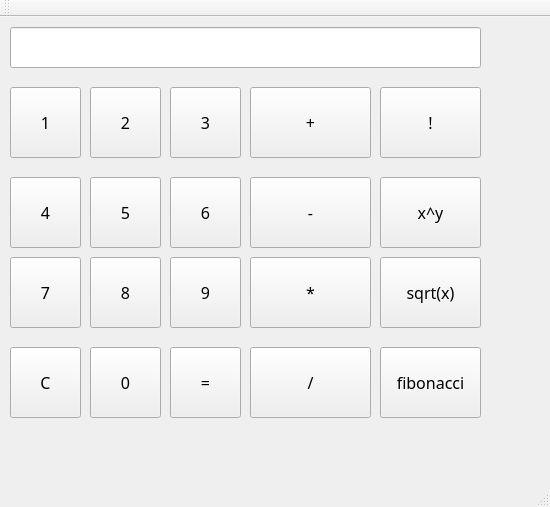
<?xml version="1.0" encoding="UTF-8"?>
<ui version="4.0">
 <class>MainWindow</class>
 <widget class="QMainWindow" name="MainWindow">
  <property name="geometry">
   <rect>
    <x>0</x>
    <y>0</y>
    <width>550</width>
    <height>507</height>
   </rect>
  </property>
  <property name="windowTitle">
   <string>MainWindow</string>
  </property>
  <widget class="QWidget" name="centralWidget">
   <widget class="QPushButton" name="pb1">
    <property name="geometry">
     <rect>
      <x>10</x>
      <y>70</y>
      <width>71</width>
      <height>71</height>
     </rect>
    </property>
    <property name="font">
     <font>
      <family>Square721 BT</family>
      <pointsize>12</pointsize>
     </font>
    </property>
    <property name="text">
     <string>1</string>
    </property>
   </widget>
   <widget class="QPushButton" name="pb2">
    <property name="geometry">
     <rect>
      <x>90</x>
      <y>70</y>
      <width>71</width>
      <height>71</height>
     </rect>
    </property>
    <property name="font">
     <font>
      <family>Square721 BT</family>
      <pointsize>12</pointsize>
     </font>
    </property>
    <property name="text">
     <string>2</string>
    </property>
   </widget>
   <widget class="QPushButton" name="pb3">
    <property name="geometry">
     <rect>
      <x>170</x>
      <y>70</y>
      <width>71</width>
      <height>71</height>
     </rect>
    </property>
    <property name="font">
     <font>
      <family>Square721 BT</family>
      <pointsize>12</pointsize>
     </font>
    </property>
    <property name="text">
     <string>3</string>
    </property>
   </widget>
   <widget class="QPushButton" name="pbdodaw">
    <property name="geometry">
     <rect>
      <x>250</x>
      <y>70</y>
      <width>121</width>
      <height>71</height>
     </rect>
    </property>
    <property name="font">
     <font>
      <family>Square721 BT</family>
      <pointsize>12</pointsize>
     </font>
    </property>
    <property name="text">
     <string>+</string>
    </property>
   </widget>
   <widget class="QPushButton" name="pbodejm">
    <property name="geometry">
     <rect>
      <x>250</x>
      <y>160</y>
      <width>121</width>
      <height>71</height>
     </rect>
    </property>
    <property name="font">
     <font>
      <family>Square721 BT</family>
      <pointsize>12</pointsize>
     </font>
    </property>
    <property name="text">
     <string>-</string>
    </property>
   </widget>
   <widget class="QPushButton" name="pb6">
    <property name="geometry">
     <rect>
      <x>170</x>
      <y>160</y>
      <width>71</width>
      <height>71</height>
     </rect>
    </property>
    <property name="font">
     <font>
      <family>Square721 BT</family>
      <pointsize>12</pointsize>
     </font>
    </property>
    <property name="text">
     <string>6</string>
    </property>
   </widget>
   <widget class="QPushButton" name="pb4">
    <property name="geometry">
     <rect>
      <x>10</x>
      <y>160</y>
      <width>71</width>
      <height>71</height>
     </rect>
    </property>
    <property name="font">
     <font>
      <family>Square721 BT</family>
      <pointsize>12</pointsize>
     </font>
    </property>
    <property name="text">
     <string>4</string>
    </property>
   </widget>
   <widget class="QPushButton" name="pb5">
    <property name="geometry">
     <rect>
      <x>90</x>
      <y>160</y>
      <width>71</width>
      <height>71</height>
     </rect>
    </property>
    <property name="font">
     <font>
      <family>Square721 BT</family>
      <pointsize>12</pointsize>
     </font>
    </property>
    <property name="text">
     <string>5</string>
    </property>
   </widget>
   <widget class="QPushButton" name="pbC">
    <property name="geometry">
     <rect>
      <x>10</x>
      <y>330</y>
      <width>71</width>
      <height>71</height>
     </rect>
    </property>
    <property name="font">
     <font>
      <family>Square721 BT</family>
      <pointsize>12</pointsize>
     </font>
    </property>
    <property name="text">
     <string>C</string>
    </property>
   </widget>
   <widget class="QPushButton" name="pbmnoz">
    <property name="geometry">
     <rect>
      <x>250</x>
      <y>240</y>
      <width>121</width>
      <height>71</height>
     </rect>
    </property>
    <property name="font">
     <font>
      <family>Square721 BT</family>
      <pointsize>12</pointsize>
     </font>
    </property>
    <property name="text">
     <string>*</string>
    </property>
   </widget>
   <widget class="QPushButton" name="pbwyn">
    <property name="geometry">
     <rect>
      <x>170</x>
      <y>330</y>
      <width>71</width>
      <height>71</height>
     </rect>
    </property>
    <property name="font">
     <font>
      <family>Square721 BT</family>
      <pointsize>12</pointsize>
     </font>
    </property>
    <property name="text">
     <string>=</string>
    </property>
   </widget>
   <widget class="QPushButton" name="pb9">
    <property name="geometry">
     <rect>
      <x>170</x>
      <y>240</y>
      <width>71</width>
      <height>71</height>
     </rect>
    </property>
    <property name="font">
     <font>
      <family>Square721 BT</family>
      <pointsize>12</pointsize>
     </font>
    </property>
    <property name="text">
     <string>9</string>
    </property>
   </widget>
   <widget class="QPushButton" name="pb0">
    <property name="geometry">
     <rect>
      <x>90</x>
      <y>330</y>
      <width>71</width>
      <height>71</height>
     </rect>
    </property>
    <property name="font">
     <font>
      <family>Square721 BT</family>
      <pointsize>12</pointsize>
     </font>
    </property>
    <property name="text">
     <string>0</string>
    </property>
   </widget>
   <widget class="QPushButton" name="pbdziel">
    <property name="geometry">
     <rect>
      <x>250</x>
      <y>330</y>
      <width>121</width>
      <height>71</height>
     </rect>
    </property>
    <property name="font">
     <font>
      <family>Square721 BT</family>
      <pointsize>12</pointsize>
     </font>
    </property>
    <property name="text">
     <string>/</string>
    </property>
   </widget>
   <widget class="QPushButton" name="pb7">
    <property name="geometry">
     <rect>
      <x>10</x>
      <y>240</y>
      <width>71</width>
      <height>71</height>
     </rect>
    </property>
    <property name="font">
     <font>
      <family>Square721 BT</family>
      <pointsize>12</pointsize>
     </font>
    </property>
    <property name="text">
     <string>7</string>
    </property>
   </widget>
   <widget class="QPushButton" name="pb8">
    <property name="geometry">
     <rect>
      <x>90</x>
      <y>240</y>
      <width>71</width>
      <height>71</height>
     </rect>
    </property>
    <property name="font">
     <font>
      <family>Square721 BT</family>
      <pointsize>12</pointsize>
     </font>
    </property>
    <property name="text">
     <string>8</string>
    </property>
   </widget>
   <widget class="QLineEdit" name="txtDisplay">
    <property name="geometry">
     <rect>
      <x>10</x>
      <y>10</y>
      <width>471</width>
      <height>41</height>
     </rect>
    </property>
   </widget>
   <widget class="QPushButton" name="pushButton">
    <property name="geometry">
     <rect>
      <x>380</x>
      <y>70</y>
      <width>101</width>
      <height>71</height>
     </rect>
    </property>
    <property name="font">
     <font>
      <family>Square721 BT</family>
      <pointsize>12</pointsize>
     </font>
    </property>
    <property name="text">
     <string>!</string>
    </property>
   </widget>
   <widget class="QPushButton" name="pushButton_2">
    <property name="geometry">
     <rect>
      <x>380</x>
      <y>160</y>
      <width>101</width>
      <height>71</height>
     </rect>
    </property>
    <property name="font">
     <font>
      <family>Square721 BT</family>
      <pointsize>12</pointsize>
     </font>
    </property>
    <property name="text">
     <string>x^y</string>
    </property>
   </widget>
   <widget class="QPushButton" name="pushButton_3">
    <property name="geometry">
     <rect>
      <x>380</x>
      <y>240</y>
      <width>101</width>
      <height>71</height>
     </rect>
    </property>
    <property name="font">
     <font>
      <family>Square721 BT</family>
      <pointsize>12</pointsize>
     </font>
    </property>
    <property name="text">
     <string>sqrt(x)</string>
    </property>
   </widget>
   <widget class="QPushButton" name="pushButton_4">
    <property name="geometry">
     <rect>
      <x>380</x>
      <y>330</y>
      <width>101</width>
      <height>71</height>
     </rect>
    </property>
    <property name="font">
     <font>
      <family>Square721 BT</family>
      <pointsize>12</pointsize>
     </font>
    </property>
    <property name="text">
     <string>fibonacci</string>
    </property>
   </widget>
  </widget>
  <widget class="QMenuBar" name="menuBar">
   <property name="geometry">
    <rect>
     <x>0</x>
     <y>0</y>
     <width>550</width>
     <height>21</height>
    </rect>
   </property>
  </widget>
  <widget class="QToolBar" name="mainToolBar">
   <attribute name="toolBarArea">
    <enum>TopToolBarArea</enum>
   </attribute>
   <attribute name="toolBarBreak">
    <bool>false</bool>
   </attribute>
  </widget>
  <widget class="QStatusBar" name="statusBar"/>
 </widget>
 <layoutdefault spacing="6" margin="11"/>
 <resources/>
 <connections/>
</ui>
